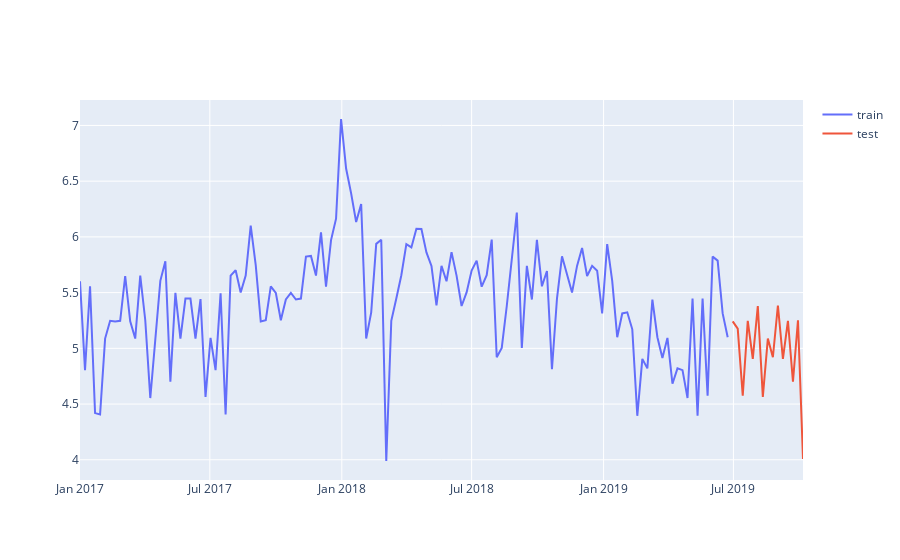

Here is the notebook cell this chart was saved with:
### Code cell
fig = go.Figure()

fig.add_trace(
	go.Scatter(
		x = Y_train.index,
		y = Y_train,
		mode = 'lines',
		name = 'train'
	)
)

fig.add_trace(
	go.Scatter(
		x = Y_test.index,
		y = Y_test,
		mode = 'lines',
		name = 'test'
	)
)

fig.show()

### Figure 1 — Plotly figure (JSON) as saved in the notebook; plotly's stock layout.template omitted (floating-point values rounded to 4 significant figures; data arrays with more than 128 entries replaced by an {"elided": "..."} marker saying what was removed)
{"data": [{"mode": "lines", "name": "train", "type": "scatter", "x": {"elided": "130 str values"}, "y": {"elided": "130 float values"}}, {"mode": "lines", "name": "test", "type": "scatter", "x": ["2019-06-30T00:00:00", "2019-07-07T00:00:00", "2019-07-14T00:00:00", "2019-07-21T00:00:00", "2019-07-28T00:00:00", "2019-08-04T00:00:00", "2019-08-11T00:00:00", "2019-08-18T00:00:00", "2019-08-25T00:00:00", "2019-09-01T00:00:00", "2019-09-08T00:00:00", "2019-09-15T00:00:00", "2019-09-22T00:00:00", "2019-09-29T00:00:00", "2019-10-06T00:00:00"], "y": [5.242, 5.176, 4.575, 5.247, 4.905, 5.38, 4.564, 5.088, 4.92, 5.384, 4.905, 5.247, 4.7, 5.252, 4.007]}], "layout": {}}
